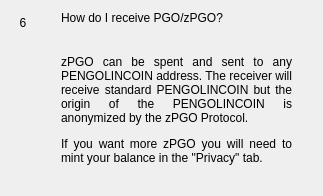
                  <widget class="QWidget" name="widgetFaq6" native="true">
                   <layout class="QHBoxLayout" name="horizontalpage_6" stretch="0,1">
                    <item alignment="Qt::AlignTop">
                     <widget class="QLabel" name="labelNumber6">
                      <property name="minimumSize">
                       <size>
                        <width>24</width>
                        <height>24</height>
                       </size>
                      </property>
                      <property name="maximumSize">
                       <size>
                        <width>16777215</width>
                        <height>24</height>
                       </size>
                      </property>
                      <property name="text">
                       <string>6</string>
                      </property>
                      <property name="alignment">
                       <set>Qt::AlignCenter</set>
                      </property>
                     </widget>
                    </item>
                    <item>
                     <layout class="QVBoxLayout" name="verticalLayoutpage_6">
                      <property name="spacing">
                       <number>0</number>
                      </property>
                      <property name="leftMargin">
                       <number>20</number>
                      </property>
                      <property name="rightMargin">
                       <number>20</number>
                      </property>
                      <item>
                       <widget class="QLabel" name="labelSubtitle6">
                        <property name="text">
                         <string>How do I receive PGO/zPGO?</string>
                        </property>
                        <property name="wordWrap">
                         <bool>true</bool>
                        </property>
                       </widget>
                      </item>
                      <item>
                       <spacer name="verticalSpacer_60">
                        <property name="orientation">
                         <enum>Qt::Vertical</enum>
                        </property>
                        <property name="sizeType">
                         <enum>QSizePolicy::Fixed</enum>
                        </property>
                        <property name="sizeHint" stdset="0">
                         <size>
                          <width>20</width>
                          <height>30</height>
                         </size>
                        </property>
                       </spacer>
                      </item>
                      <item>
                       <widget class="QLabel" name="labelContent6">
                        <property name="text">
                         <string>
                           &lt;html&gt;&lt;head/&gt;&lt;body&gt;&lt;p align=&quot;justify&quot;&gt;
                           zPGO can be spent and sent to any PENGOLINCOIN address. The receiver will
                           receive standard PENGOLINCOIN but the origin of the PENGOLINCOIN is anonymized by the zPGO Protocol.
                           &lt;/p&gt;&lt;p align=&quot;justify&quot;&gt;
                           If you want more zPGO you will need to mint your balance in the "Privacy" tab.
                           &lt;/p&gt;&lt;/body&gt;&lt;/html&gt;
                         </string>
                        </property>
                        <property name="alignment">
                         <set>Qt::AlignLeading|Qt::AlignLeft|Qt::AlignTop</set>
                        </property>
                        <property name="wordWrap">
                         <bool>true</bool>
                        </property>
                       </widget>
                      </item>
                      <item>
                       <spacer name="verticalSpacer_61">
                        <property name="orientation">
                         <enum>Qt::Vertical</enum>
                        </property>
                        <property name="sizeHint" stdset="0">
                         <size>
                          <width>20</width>
                          <height>20</height>
                         </size>
                        </property>
                       </spacer>
                      </item>
                     </layout>
                    </item>
                   </layout>
                  </widget>
